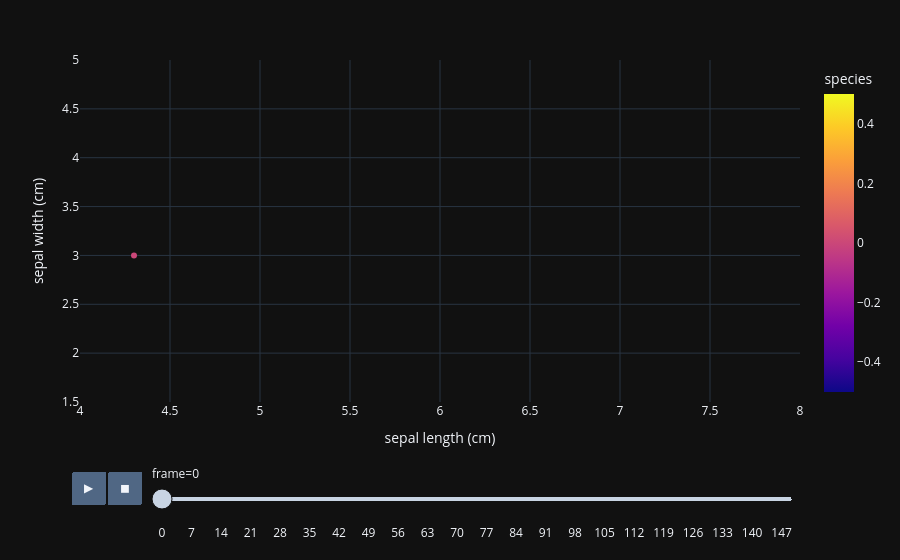

Notebook cell for this chart:
### Markdown cell above
### Animation

This code will create a scatter plot animation where data points are plotted one-by-one in ascending order of sepal length. The buttons under the plot allow you to play and pause the animation.

In real-world scenarios, the "frame" could represent time periods (like days, months, years) or stages of a process. The animation then gives you an opportunity to visualize how data points evolve over these frames.

### Code cell
# Add a 'frame' column for the animation
iris = iris.sort_values(by='sepal length (cm)').reset_index(drop=True)
iris["frame"] = iris.index

fig = px.scatter(iris,
                 x="sepal length (cm)",
                 y="sepal width (cm)",
                 color="species",
                 animation_frame="frame",
                 animation_group="species",
                 range_x=[4, 8],  # static x-axis range
                 range_y=[1.5, 5]  # static y-axis range
                )

fig.show()

### Figure 1 — Plotly figure (JSON) as saved in the notebook; plotly's stock layout.template omitted (floating-point values rounded to 4 significant figures)
{"data": [{"hovertemplate": "frame=0<br>sepal length (cm)=%{x}<br>sepal width (cm)=%{y}<br>species=%{marker.color}<extra></extra>", "ids": [0], "legendgroup": "", "marker": {"color": [0], "coloraxis": "coloraxis", "symbol": "circle"}, "mode": "markers", "name": "", "orientation": "v", "showlegend": false, "x": [4.3], "xaxis": "x", "y": [3.0], "yaxis": "y", "type": "scatter"}], "layout": {"xaxis": {"anchor": "y", "domain": [0.0, 1.0], "title": {"text": "sepal length (cm)"}, "range": [4, 8]}, "yaxis": {"anchor": "x", "domain": [0.0, 1.0], "title": {"text": "sepal width (cm)"}, "range": [1.5, 5]}, "coloraxis": {"colorbar": {"title": {"text": "species"}}, "colorscale": [[0.0, "#0d0887"], [0.1111, "#46039f"], [0.2222, "#7201a8"], [0.3333, "#9c179e"], [0.4444, "#bd3786"], [0.5556, "#d8576b"], [0.6667, "#ed7953"], [0.7778, "#fb9f3a"], [0.8889, "#fdca26"], [1.0, "#f0f921"]]}, "legend": {"tracegroupgap": 0}, "margin": {"t": 60}, "updatemenus": [{"buttons": [{"args": [null, {"frame": {"duration": 500, "redraw": false}, "mode": "immediate", "fromcurrent": true, "transition": {"duration": 500, "easing": "linear"}}], "label": "&#9654;", "method": "animate"}, {"args": [[null], {"frame": {"duration": 0, "redraw": false}, "mode": "immediate", "fromcurrent": true, "transition": {"duration": 0, "easing": "linear"}}], "label": "&#9724;", "method": "animate"}], "direction": "left", "pad": {"r": 10, "t": 70}, "showactive": false, "type": "buttons", "x": 0.1, "xanchor": "right", "y": 0, "yanchor": "top"}], "sliders": [{"active": 0, "currentvalue": {"prefix": "frame="}, "len": 0.9, "pad": {"b": 10, "t": 60}, "steps": [{"args": [["0"], {"frame": {"duration": 0, "redraw": false}, "mode": "immediate", "fromcurrent": true, "transition": {"duration": 0, "easing": "linear"}}], "label": "0", "method": "animate"}, {"args": [["1"], {"frame": {"duration": 0, "redraw": false}, "mode": "immediate", "fromcurrent": true, "transition": {"duration": 0, "easing": "linear"}}], "label": "1", "method": "animate"}, {"args": [["2"], {"frame": {"duration": 0, "redraw": false}, "mode": "immediate", "fromcurrent": true, "transition": {"duration": 0, "easing": "linear"}}], "label": "2", "method": "animate"}, {"args": [["3"], {"frame": {"duration": 0, "redraw": false}, "mode": "immediate", "fromcurrent": true, "transition": {"duration": 0, "easing": "linear"}}], "label": "3", "method": "animate"}, {"args": [["4"], {"frame": {"duration": 0, "redraw": false}, "mode": "immediate", "fromcurrent": true, "transition": {"duration": 0, "easing": "linear"}}], "label": "4", "method": "animate"}, {"args": [["5"], {"frame": {"duration": 0, "redraw": false}, "mode": "immediate", "fromcurrent": true, "transition": {"duration": 0, "easing": "linear"}}], "label": "5", "method": "animate"}, {"args": [["6"], {"frame": {"duration": 0, "redraw": false}, "mode": "immediate", "fromcurrent": true, "transition": {"duration": 0, "easing": "linear"}}], "label": "6", "method": "animate"}, {"args": [["7"], {"frame": {"duration": 0, "redraw": false}, "mode": "immediate", "fromcurrent": true, "transition": {"duration": 0, "easing": "linear"}}], "label": "7", "method": "animate"}, {"args": [["8"], {"frame": {"duration": 0, "redraw": false}, "mode": "immediate", "fromcurrent": true, "transition": {"duration": 0, "easing": "linear"}}], "label": "8", "method": "animate"}, {"args": [["9"], {"frame": {"duration": 0, "redraw": false}, "mode": "immediate", "fromcurrent": true, "transition": {"duration": 0, "easing": "linear"}}], "label": "9", "method": "animate"}, {"args": [["10"], {"frame": {"duration": 0, "redraw": false}, "mode": "immediate", "fromcurrent": true, "transition": {"duration": 0, "easing": "linear"}}], "label": "10", "method": "animate"}, {"args": [["11"], {"frame": {"duration": 0, "redraw": false}, "mode": "immediate", "fromcurrent": true, "transition": {"duration": 0, "easing": "linear"}}], "label": "11", "method": "animate"}, {"args": [["12"], {"frame": {"duration": 0, "redraw": false}, "mode": "immediate", "fromcurrent": true, "transition": {"duration": 0, "easing": "linear"}}], "label": "12", "method": "animate"}, {"args": [["13"], {"frame": {"duration": 0, "redraw": false}, "mode": "immediate", "fromcurrent": true, "transition": {"duration": 0, "easing": "linear"}}], "label": "13", "method": "animate"}, {"args": [["14"], {"frame": {"duration": 0, "redraw": false}, "mode": "immediate", "fromcurrent": true, "transition": {"duration": 0, "easing": "linear"}}], "label": "14", "method": "animate"}, {"args": [["15"], {"frame": {"duration": 0, "redraw": false}, "mode": "immediate", "fromcurrent": true, "transition": {"duration": 0, "easing": "linear"}}], "label": "15", "method": "animate"}, {"args": [["16"], {"frame": {"duration": 0, "redraw": false}, "mode": "immediate", "fromcurrent": true, "transition": {"duration": 0, "easing": "linear"}}], "label": "16", "method": "animate"}, {"args": [["17"], {"frame": {"duration": 0, "redraw": false}, "mode": "immediate", "fromcurrent": true, "transition": {"duration": 0, "easing": "linear"}}], "label": "17", "method": "animate"}, {"args": [["18"], {"frame": {"duration": 0, "redraw": false}, "mode": "immediate", "fromcurrent": true, "transition": {"duration": 0, "easing": "linear"}}], "label": "18", "method": "animate"}, {"args": [["19"], {"frame": {"duration": 0, "redraw": false}, "mode": "immediate", "fromcurrent": true, "transition": {"duration": 0, "easing": "linear"}}], "label": "19", "method": "animate"}, {"args": [["20"], {"frame": {"duration": 0, "redraw": false}, "mode": "immediate", "fromcurrent": true, "transition": {"duration": 0, "easing": "linear"}}], "label": "20", "method": "animate"}, {"args": [["21"], {"frame": {"duration": 0, "redraw": false}, "mode": "immediate", "fromcurrent": true, "transition": {"duration": 0, "easing": "linear"}}], "label": "21", "method": "animate"}, {"args": [["22"], {"frame": {"duration": 0, "redraw": false}, "mode": "immediate", "fromcurrent": true, "transition": {"duration": 0, "easing": "linear"}}], "label": "22", "method": "animate"}, {"args": [["23"], {"frame": {"duration": 0, "redraw": false}, "mode": "immediate", "fromcurrent": true, "transition": {"duration": 0, "easing": "linear"}}], "label": "23", "method": "animate"}, {"args": [["24"], {"frame": {"duration": 0, "redraw": false}, "mode": "immediate", "fromcurrent": true, "transition": {"duration": 0, "easing": "linear"}}], "label": "24", "method": "animate"}, {"args": [["25"], {"frame": {"duration": 0, "redraw": false}, "mode": "immediate", "fromcurrent": true, "transition": {"duration": 0, "easing": "linear"}}], "label": "25", "method": "animate"}, {"args": [["26"], {"frame": {"duration": 0, "redraw": false}, "mode": "immediate", "fromcurrent": true, "transition": {"duration": 0, "easing": "linear"}}], "label": "26", "method": "animate"}, {"args": [["27"], {"frame": {"duration": 0, "redraw": false}, "mode": "immediate", "fromcurrent": true, "transition": {"duration": 0, "easing": "linear"}}], "label": "27", "method": "animate"}, {"args": [["28"], {"frame": {"duration": 0, "redraw": false}, "mode": "immediate", "fromcurrent": true, "transition": {"duration": 0, "easing": "linear"}}], "label": "28", "method": "animate"}, {"args": [["29"], {"frame": {"duration": 0, "redraw": false}, "mode": "immediate", "fromcurrent": true, "transition": {"duration": 0, "easing": "linear"}}], "label": "29", "method": "animate"}, {"args": [["30"], {"frame": {"duration": 0, "redraw": false}, "mode": "immediate", "fromcurrent": true, "transition": {"duration": 0, "easing": "linear"}}], "label": "30", "method": "animate"}, {"args": [["31"], {"frame": {"duration": 0, "redraw": false}, "mode": "immediate", "fromcurrent": true, "transition": {"duration": 0, "easing": "linear"}}], "label": "31", "method": "animate"}, {"args": [["32"], {"frame": {"duration": 0, "redraw": false}, "mode": "immediate", "fromcurrent": true, "transition": {"duration": 0, "easing": "linear"}}], "label": "32", "method": "animate"}, {"args": [["33"], {"frame": {"duration": 0, "redraw": false}, "mode": "immediate", "fromcurrent": true, "transition": {"duration": 0, "easing": "linear"}}], "label": "33", "method": "animate"}, {"args": [["34"], {"frame": {"duration": 0, "redraw": false}, "mode": "immediate", "fromcurrent": true, "transition": {"duration": 0, "easing": "linear"}}], "label": "34", "method": "animate"}, {"args": [["35"], {"frame": {"duration": 0, "redraw": false}, "mode": "immediate", "fromcurrent": true, "transition": {"duration": 0, "easing": "linear"}}], "label": "35", "method": "animate"}, {"args": [["36"], {"frame": {"duration": 0, "redraw": false}, "mode": "immediate", "fromcurrent": true, "transition": {"duration": 0, "easing": "linear"}}], "label": "36", "method": "animate"}, {"args": [["37"], {"frame": {"duration": 0, "redraw": false}, "mode": "immediate", "fromcurrent": true, "transition": {"duration": 0, "easing": "linear"}}], "label": "37", "method": "animate"}, {"args": [["38"], {"frame": {"duration": 0, "redraw": false}, "mode": "immediate", "fromcurrent": true, "transition": {"duration": 0, "easing": "linear"}}], "label": "38", "method": "animate"}, {"args": [["39"], {"frame": {"duration": 0, "redraw": false}, "mode": "immediate", "fromcurrent": true, "transition": {"duration": 0, "easing": "linear"}}], "label": "39", "method": "animate"}, {"args": [["40"], {"frame": {"duration": 0, "redraw": false}, "mode": "immediate", "fromcurrent": true, "transition": {"duration": 0, "easing": "linear"}}], "label": "40", "method": "animate"}, {"args": [["41"], {"frame": {"duration": 0, "redraw": false}, "mode": "immediate", "fromcurrent": true, "transition": {"duration": 0, "easing": "linear"}}], "label": "41", "method": "animate"}, {"args": [["42"], {"frame": {"duration": 0, "redraw": false}, "mode": "immediate", "fromcurrent": true, "transition": {"duration": 0, "easing": "linear"}}], "label": "42", "method": "animate"}, {"args": [["43"], {"frame": {"duration": 0, "redraw": false}, "mode": "immediate", "fromcurrent": true, "transition": {"duration": 0, "easing": "linear"}}], "label": "43", "method": "animate"}, {"args": [["44"], {"frame": {"duration": 0, "redraw": false}, "mode": "immediate", "fromcurrent": true, "transition": {"duration": 0, "easing": "linear"}}], "label": "44", "method": "animate"}, {"args": [["45"], {"frame": {"duration": 0, "redraw": false}, "mode": "immediate", "fromcurrent": true, "transition": {"duration": 0, "easing": "linear"}}], "label": "45", "method": "animate"}, {"args": [["46"], {"frame": {"duration": 0, "redraw": false}, "mode": "immediate", "fromcurrent": true, "transition": {"duration": 0, "easing": "linear"}}], "label": "46", "method": "animate"}, {"args": [["47"], {"frame": {"duration": 0, "redraw": false}, "mode": "immediate", "fromcurrent": true, "transition": {"duration": 0, "easing": "linear"}}], "label": "47", "method": "animate"}, {"args": [["48"], {"frame": {"duration": 0, "redraw": false}, "mode": "immediate", "fromcurrent": true, "transition": {"duration": 0, "easing": "linear"}}], "label": "48", "method": "animate"}, {"args": [["49"], {"frame": {"duration": 0, "redraw": false}, "mode": "immediate", "fromcurrent": true, "transition": {"duration": 0, "easing": "linear"}}], "label": "49", "method": "animate"}, {"args": [["50"], {"frame": {"duration": 0, "redraw": false}, "mode": "immediate", "fromcurrent": true, "transition": {"duration": 0, "easing": "linear"}}], "label": "50", "method": "animate"}, {"args": [["51"], {"frame": {"duration": 0, "redraw": false}, "mode": "immediate", "fromcurrent": true, "transition": {"duration": 0, "easing": "linear"}}], "label": "51", "method": "animate"}, {"args": [["52"], {"frame": {"duration": 0, "redraw": false}, "mode": "immediate", "fromcurrent": true, "transition": {"duration": 0, "easing": "linear"}}], "label": "52", "method": "animate"}, {"args": [["53"], {"frame": {"duration": 0, "redraw": false}, "mode": "immediate", "fromcurrent": true, "transition": {"duration": 0, "easing": "linear"}}], "label": "53", "method": "animate"}, {"args": [["54"], {"frame": {"duration": 0, "redraw": false}, "mode": "immediate", "fromcurrent": true, "transition": {"duration": 0, "easing": "linear"}}], "label": "54", "method": "animate"}, {"args": [["55"], {"frame": {"duration": 0, "redraw": false}, "mode": "immediate", "fromcurrent": true, "transition": {"duration": 0, "easing": "linear"}}], "label": "55", "method": "animate"}, {"args": [["56"], {"frame": {"duration": 0, "redraw": false}, "mode": "immediate", "fromcurrent": true, "transition": {"duration": 0, "easing": "linear"}}], "label": "56", "method": "animate"}, {"args": [["57"], {"frame": {"duration": 0, "redraw": false}, "mode": "immediate", "fromcurrent": true, "transition": {"duration": 0, "easing": "linear"}}], "label": "57", "method": "animate"}, {"args": [["58"], {"frame": {"duration": 0, "redraw": false}, "mode": "immediate", "fromcurrent": true, "transition": {"duration": 0, "easing": "linear"}}], "label": "58", "method": "animate"}, {"args": [["59"], {"frame": {"duration": 0, "redraw": false}, "mode": "immediate", "fromcurrent": true, "transition": {"duration": 0, "easing": "linear"}}], "label": "59", "method": "animate"}, {"args": [["60"], {"frame": {"duration": 0, "redraw": false}, "mode": "immediate", "fromcurrent": true, "transition": {"duration": 0, "easing": "linear"}}], "label": "60", "method": "animate"}, {"args": [["61"], {"frame": {"duration": 0, "redraw": false}, "mode": "immediate", "fromcurrent": true, "transition": {"duration": 0, "easing": "linear"}}], "label": "61", "method": "animate"}, {"args": [["62"], {"frame": {"duration": 0, "redraw": false}, "mode": "immediate", "fromcurrent": true, "transition": {"duration": 0, "easing": "linear"}}], "label": "62", "method": "animate"}, {"args": [["63"], {"frame": {"duration": 0, "redraw": false}, "mode": "immediate", "fromcurrent": true, "transition": {"duration": 0, "easing": "linear"}}], "label": "63", "method": "animate"}, {"args": [["64"], {"frame": {"duration": 0, "redraw": false}, "mode": "immediate", "fromcurrent": true, "transition": {"duration": 0, "easing": "linear"}}], "label": "64", "method": "animate"}, {"args": [["65"], {"frame": {"duration": 0, "redraw": false}, "mode": "immediate", "fromcurrent": true, "transition": {"duration": 0, "easing": "linear"}}], "label": "65", "method": "animate"}, {"args": [["66"], {"frame": {"duration": 0, "redraw": false}, "mode": "immediate", "fromcurrent": true, "transition": {"duration": 0, "easing": "linear"}}], "label": "66", "method": "animate"}, {"args": [["67"], {"frame": {"duration": 0, "redraw": false}, "mode": "immediate", "fromcurrent": true, "transition": {"duration": 0, "easing": "linear"}}], "label": "67", "method": "animate"}, {"args": [["68"], {"frame": {"duration": 0, "redraw": false}, "mode": "immediate", "fromcurrent": true, "transition": {"duration": 0, "easing": "linear"}}], "label": "68", "method": "animate"}, {"args": [["69"], {"frame": {"duration": 0, "redraw": false}, "mode": "immediate", "fromcurrent": true, "transition": {"duration": 0, "easing": "linear"}}], "label": "69", "method": "animate"}, {"args": [["70"], {"frame": {"duration": 0, "redraw": false}, "mode": "immediate", "fromcurrent": true, "transition": {"duration": 0, "easing": "linear"}}], "label": "70", "method": "animate"}, {"args": [["71"], {"frame": {"duration": 0, "redraw": false}, "mode": "immediate", "fromcurrent": true, "transition": {"duration": 0, "easing": "linear"}}], "label": "71", "method": "animate"}, {"args": [["72"], {"frame": {"duration": 0, "redraw": false}, "mode": "immediate", "fromcurrent": true, "transition": {"duration": 0, "easing": "linear"}}], "label": "72", "method": "animate"}, {"args": [["73"], {"frame": {"duration": 0, "redraw": false}, "mode": "immediate", "fromcurrent": true, "transition": {"duration": 0, "easing": "linear"}}], "label": "73", "method": "animate"}, {"args": [["74"], {"frame": {"duration": 0, "redraw": false}, "mode": "immediate", "fromcurrent": true, "transition": {"duration": 0, "easing": "linear"}}], "label": "74", "method": "animate"}, {"args": [["75"], {"frame": {"duration": 0, "redraw": false}, "mode": "immediate", "fromcurrent": true, "transition": {"duration": 0, "easing": "linear"}}], "label": "75", "method": "animate"}, {"args": [["76"], {"frame": {"duration": 0, "redraw": false}, "mode": "immediate", "fromcurrent": true, "transition": {"duration": 0, "easing": "linear"}}], "label": "76", "method": "animate"}, {"args": [["77"], {"frame": {"duration": 0, "redraw": false}, "mode": "immediate", "fromcurrent": true, "transition": {"duration": 0, "easing": "linear"}}], "label": "77", "method": "animate"}, {"args": [["78"], {"frame": {"duration": 0, "redraw": false}, "mode": "immediate", "fromcurrent": true, "transition": {"duration": 0, "easing": "linear"}}], "label": "78", "method": "animate"}, {"args": [["79"], {"frame": {"duration": 0, "redraw": false}, "mode": "immediate", "fromcurrent": true, "transition": {"duration": 0, "easing": "linear"}}], "label": "79", "method": "animate"}, {"args": [["80"], {"frame": {"duration": 0, "redraw": false}, "mode": "immediate", "fromcurrent": true, "transition": {"duration": 0, "easing": "linear"}}], "label": "80", "method": "animate"}, {"args": [["81"], {"frame": {"duration": 0, "redraw": false}, "mode": "immediate", "fromcurrent": true, "transition": {"duration": 0, "easing": "linear"}}], "label": "81", "method": "animate"}, {"args": [["82"], {"frame": {"duration": 0, "redraw": false}, "mode": "immediate", "fromcurrent": true, "transition": {"duration": 0, "easing": "linear"}}], "label": "82", "method": "animate"}, {"args": [["83"], {"frame": {"duration": 0, "redraw": false}, "mode": "immediate", "fromcurrent": true, "transition": {"duration": 0, "easing": "linear"}}], "label": "83", "method": "animate"}, {"args": [["84"], {"frame": {"duration": 0, "redraw": false}, "mode": "immediate", "fromcurrent": true, "transition": {"duration": 0, "easing": "linear"}}], "label": "84", "method": "animate"}, {"args": [["85"], {"frame": {"duration": 0, "redraw": false}, "mode": "immediate", "fromcurrent": true, "transition": {"duration": 0, "easing": "linear"}}], "label": "85", "method": "animate"}, {"args": [["86"], {"frame": {"duration": 0, "redraw": false}, "mode": "immediate", "fromcurrent": true, "transition": {"duration": 0, "easing": "linear"}}], "label": "86", "method": "animate"}, {"args": [["87"], {"frame": {"duration": 0, "redraw": false}, "mode": "immediate", "fromcurrent": true, "transition": {"duration": 0, "easing": "linear"}}], "label": "87", "method": "animate"}, {"args": [["88"], {"frame": {"duration": 0, "redraw": false}, "mode": "immediate", "fromcurrent": true, "transition": {"duration": 0, "easing": "linear"}}], "label": "88", "method": "animate"}, {"args": [["89"], {"frame": {"duration": 0, "redraw": false}, "mode": "immediate", "fromcurrent": true, "transition": {"duration": 0, "easing": "linear"}}], "label": "89", "method": "animate"}, {"args": [["90"], {"frame": {"duration": 0, "redraw": false}, "mode": "immediate", "fromcurrent": true, "transition": {"duration": 0, "easing": "linear"}}], "label": "90", "method": "animate"}, {"args": [["91"], {"frame": {"duration": 0, "redraw": false}, "mode": "immediate", "fromcurrent": true, "transition": {"duration": 0, "easing": "linear"}}], "label": "91", "method": "animate"}, {"args": [["92"], {"frame": {"duration": 0, "redraw": false}, "mode": "immediate", "fromcurrent": true, "transition": {"duration": 0, "easing": "linear"}}], "label": "92", "method": "animate"}, {"args": [["93"], {"frame": {"duration": 0, "redraw": false}, "mode": "immediate", "fromcurrent": true, "transition": {"duration": 0, "easing": "linear"}}], "label": "93", "method": "animate"}, {"args": [["94"], {"frame": {"duration": 0, "redraw": false}, "mode": "immediate", "fromcurrent": true, "transition": {"duration": 0, "easing": "linear"}}], "label": "94", "method": "animate"}, {"args": [["95"], {"frame": {"duration": 0, "redraw": false}, "mode": "immediate", "fromcurrent": true, "transition": {"duration": 0, "easing": "linear"}}], "label": "95", "method": "animate"}, {"args": [["96"], {"frame": {"duration": 0, "redraw": false}, "mode": "immediate", "fromcurrent": true, "transition": {"duration": 0, "easing": "linear"}}], "label": "96", "method": "animate"}, {"args": [["97"], {"frame": {"duration": 0, "redraw": false}, "mode": "immediate", "fromcurrent": true, "transition": {"duration": 0, "easing": "linear"}}], "label": "97", "method": "animate"}, {"args": [["98"], {"frame": {"duration": 0, "redraw": false}, "mode": "immediate", "fromcurrent": true, "transition": {"duration": 0, "easing": "linear"}}], "label": "98", "method": "animate"}, {"args": [["99"], {"frame": {"duration": 0, "redraw": false}, "mode": "immediate", "fromcurrent": true, "transition": {"duration": 0, "easing": "linear"}}], "label": "99", "method": "animate"}, {"args": [["100"], {"frame": {"duration": 0, "redraw": false}, "mode": "immediate", "fromcurrent": true, "transition": {"duration": 0, "easing": "linear"}}], "label": "100", "method": "animate"}, {"args": [["101"], {"frame": {"duration": 0, "redraw": false}, "mode": "immediate", "fromcurrent": true, "transition": {"duration": 0, "easing": "linear"}}], "label": "101", "method": "animate"}, {"args": [["102"], {"frame": {"duration": 0, "redraw": false}, "mode": "immediate", "fromcurrent": true, "transition": {"duration": 0, "easing": "linear"}}], "label": "102", "method": "animate"}, {"args": [["103"], {"frame": {"duration": 0, "redraw": false}, "mode": "immediate", "fromcurrent": true, "transition": {"duration": 0, "easing": "linear"}}], "label": "103", "method": "animate"}, {"args": [["104"], {"frame": {"duration": 0, "redraw": false}, "mode": "immediate", "fromcurrent": true, "transition": {"duration": 0, "easing": "linear"}}], "label": "104", "method": "animate"}, {"args": [["105"], {"frame": {"duration": 0, "redraw": false}, "mode": "immediate", "fromcurrent": true, "transition": {"duration": 0, "easing": "linear"}}], "label": "105", "method": "animate"}, {"args": [["106"], {"frame": {"duration": 0, "redraw": false}, "mode": "immediate", "fromcurrent": true, "transition": {"duration": 0, "easing": "linear"}}], "label": "106", "method": "animate"}, {"args": [["107"], {"frame": {"duration": 0, "redraw": false}, "mode": "immediate", "fromcurrent": true, "transition": {"duration": 0, "easing": "linear"}}], "label": "107", "method": "animate"}, {"args": [["108"], {"frame": {"duration": 0, "redraw": false}, "mode": "immediate", "fromcurrent": true, "transition": {"duration": 0, "easing": "linear"}}], "label": "108", "method": "animate"}, {"args": [["109"], {"frame": {"duration": 0, "redraw": false}, "mode": "immediate", "fromcurrent": true, "transition": {"duration": 0, "easing": "linear"}}], "label": "109", "method": "animate"}, {"args": [["110"], {"frame": {"duration": 0, "redraw": false}, "mode": "immediate", "fromcurrent": true, "transition": {"duration": 0, "easing": "linear"}}], "label": "110", "method": "animate"}, {"args": [["111"], {"frame": {"duration": 0, "redraw": false}, "mode": "immediate", "fromcurrent": true, "transition": {"duration": 0, "easing": "linear"}}], "label": "111", "method": "animate"}, {"args": [["112"], {"frame": {"duration": 0, "redraw": false}, "mode": "immediate", "fromcurrent": true, "transition": {"duration": 0, "easing": "linear"}}], "label": "112", "method": "animate"}, {"args": [["113"], {"frame": {"duration": 0, "redraw": false}, "mode": "immediate", "fromcurrent": true, "transition": {"duration": 0, "easing": "linear"}}], "label": "113", "method": "animate"}, {"args": [["114"], {"frame": {"duration": 0, "redraw": false}, "mode": "immediate", "fromcurrent": true, "transition": {"duration": 0, "easing": "linear"}}], "label": "114", "method": "animate"}, {"args": [["115"], {"frame": {"duration": 0, "redraw": false}, "mode": "immediate", "fromcurrent": true, "transition": {"duration": 0, "easing": "linear"}}], "label": "115", "method": "animate"}, {"args": [["116"], {"frame": {"duration": 0, "redraw": false}, "mode": "immediate", "fromcurrent": true, "transition": {"duration": 0, "easing": "linear"}}], "label": "116", "method": "animate"}, {"args": [["117"], {"frame": {"duration": 0, "redraw": false}, "mode": "immediate", "fromcurrent": true, "transition": {"duration": 0, "easing": "linear"}}], "label": "117", "method": "animate"}, {"args": [["118"], {"frame": {"duration": 0, "redraw": false}, "mode": "immediate", "fromcurrent": true, "transition": {"duration": 0, "easing": "linear"}}], "label": "118", "method": "animate"}, {"args": [["119"], {"frame": {"duration": 0, "redraw": false}, "mode": "immediate", "fromcurrent": true, "transition": {"duration": 0, "easing": "linear"}}], "label": "119", "method": "animate"}, {"args": [["120"], {"frame": {"duration": 0, "redraw": false}, "mode": "immediate", "fromcurrent": true, "transition": {"duration": 0, "easing": "linear"}}], "label": "120", "method": "animate"}, {"args": [["121"], {"frame": {"duration": 0, "redraw": false}, "mode": "immediate", "fromcurrent": true, "transition": {"duration": 0, "easing": "linear"}}], "label": "121", "method": "animate"}, {"args": [["122"], {"frame": {"duration": 0, "redraw": false}, "mode": "immediate", "fromcurrent": true, "transition": {"duration": 0, "easing": "linear"}}], "label": "122", "method": "animate"}, {"args": [["123"], {"frame": {"duration": 0, "redraw": false}, "mode": "immediate", "fromcurrent": true, "transition": {"duration": 0, "easing": "linear"}}], "label": "123", "method": "animate"}, {"args": [["124"], {"frame": {"duration": 0, "redraw": false}, "mode": "immediate", "fromcurrent": true, "transition": {"duration": 0, "easing": "linear"}}], "label": "124", "method": "animate"}, {"args": [["125"], {"frame": {"duration": 0, "redraw": false}, "mode": "immediate", "fromcurrent": true, "transition": {"duration": 0, "easing": "linear"}}], "label": "125", "method": "animate"}, {"args": [["126"], {"frame": {"duration": 0, "redraw": false}, "mode": "immediate", "fromcurrent": true, "transition": {"duration": 0, "easing": "linear"}}], "label": "126", "method": "animate"}, {"args": [["127"], {"frame": {"duration": 0, "redraw": false}, "mode": "immediate", "fromcurrent": true, "transition": {"duration": 0, "easing": "linear"}}], "label": "127", "method": "animate"}, {"args": [["128"], {"frame": {"duration": 0, "redraw": false}, "mode": "immediate", "fromcurrent": true, "transition": {"duration": 0, "easing": "linear"}}], "label": "128", "method": "animate"}, {"args": [["129"], {"frame": {"duration": 0, "redraw": false}, "mode": "immediate", "fromcurrent": true, "transition": {"duration": 0, "easing": "linear"}}], "label": "129", "method": "animate"}, {"args": [["130"], {"frame": {"duration": 0, "redraw": false}, "mode": "immediate", "fromcurrent": true, "transition": {"duration": 0, "easing": "linear"}}], "label": "130", "method": "animate"}, {"args": [["131"], {"frame": {"duration": 0, "redraw": false}, "mode": "immediate", "fromcurrent": true, "transition": {"duration": 0, "easing": "linear"}}], "label": "131", "method": "animate"}, {"args": [["132"], {"frame": {"duration": 0, "redraw": false}, "mode": "immediate", "fromcurrent": true, "transition": {"duration": 0, "easing": "linear"}}], "label": "132", "method": "animate"}, {"args": [["133"], {"frame": {"duration": 0, "redraw": false}, "mode": "immediate", "fromcurrent": true, "transition": {"duration": 0, "easing": "linear"}}], "label": "133", "method": "animate"}, {"args": [["134"], {"frame": {"duration": 0, "redraw": false}, "mode": "immediate", "fromcurrent": true, "transition": {"duration": 0, "easing": "linear"}}], "label": "134", "method": "animate"}, {"args": [["135"], {"frame": {"duration": 0, "redraw": false}, "mode": "immediate", "fromcurrent": true, "transition": {"duration": 0, "easing": "linear"}}], "label": "135", "method": "animate"}, {"args": [["136"], {"frame": {"duration": 0, "redraw": false}, "mode": "immediate", "fromcurrent": true, "transition": {"duration": 0, "easing": "linear"}}], "label": "136", "method": "animate"}, {"args": [["137"], {"frame": {"duration": 0, "redraw": false}, "mode": "immediate", "fromcurrent": true, "transition": {"duration": 0, "easing": "linear"}}], "label": "137", "method": "animate"}, {"args": [["138"], {"frame": {"duration": 0, "redraw": false}, "mode": "immediate", "fromcurrent": true, "transition": {"duration": 0, "easing": "linear"}}], "label": "138", "method": "animate"}, {"args": [["139"], {"frame": {"duration": 0, "redraw": false}, "mode": "immediate", "fromcurrent": true, "transition": {"duration": 0, "easing": "linear"}}], "label": "139", "method": "animate"}, {"args": [["140"], {"frame": {"duration": 0, "redraw": false}, "mode": "immediate", "fromcurrent": true, "transition": {"duration": 0, "easing": "linear"}}], "label": "140", "method": "animate"}, {"args": [["141"], {"frame": {"duration": 0, "redraw": false}, "mode": "immediate", "fromcurrent": true, "transition": {"duration": 0, "easing": "linear"}}], "label": "141", "method": "animate"}, {"args": [["142"], {"frame": {"duration": 0, "redraw": false}, "mode": "immediate", "fromcurrent": true, "transition": {"duration": 0, "easing": "linear"}}], "label": "142", "method": "animate"}, {"args": [["143"], {"frame": {"duration": 0, "redraw": false}, "mode": "immediate", "fromcurrent": true, "transition": {"duration": 0, "easing": "linear"}}], "label": "143", "method": "animate"}, {"args": [["144"], {"frame": {"duration": 0, "redraw": false}, "mode": "immediate", "fromcurrent": true, "transition": {"duration": 0, "easing": "linear"}}], "label": "144", "method": "animate"}, {"args": [["145"], {"frame": {"duration": 0, "redraw": false}, "mode": "immediate", "fromcurrent": true, "transition": {"duration": 0, "easing": "linear"}}], "label": "145", "method": "animate"}, {"args": [["146"], {"frame": {"duration": 0, "redraw": false}, "mode": "immediate", "fromcurrent": true, "transition": {"duration": 0, "easing": "linear"}}], "label": "146", "method": "animate"}, {"args": [["147"], {"frame": {"duration": 0, "redraw": false}, "mode": "immediate", "fromcurrent": true, "transition": {"duration": 0, "easing": "linear"}}], "label": "147", "method": "animate"}, {"args": [["148"], {"frame": {"duration": 0, "redraw": false}, "mode": "immediate", "fromcurrent": true, "transition": {"duration": 0, "easing": "linear"}}], "label": "148", "method": "animate"}, {"args": [["149"], {"frame": {"duration": 0, "redraw": false}, "mode": "immediate", "fromcurrent": true, "transition": {"duration": 0, "easing": "linear"}}], "label": "149", "method": "animate"}], "x": 0.1, "xanchor": "left", "y": 0, "yanchor": "top"}]}}
